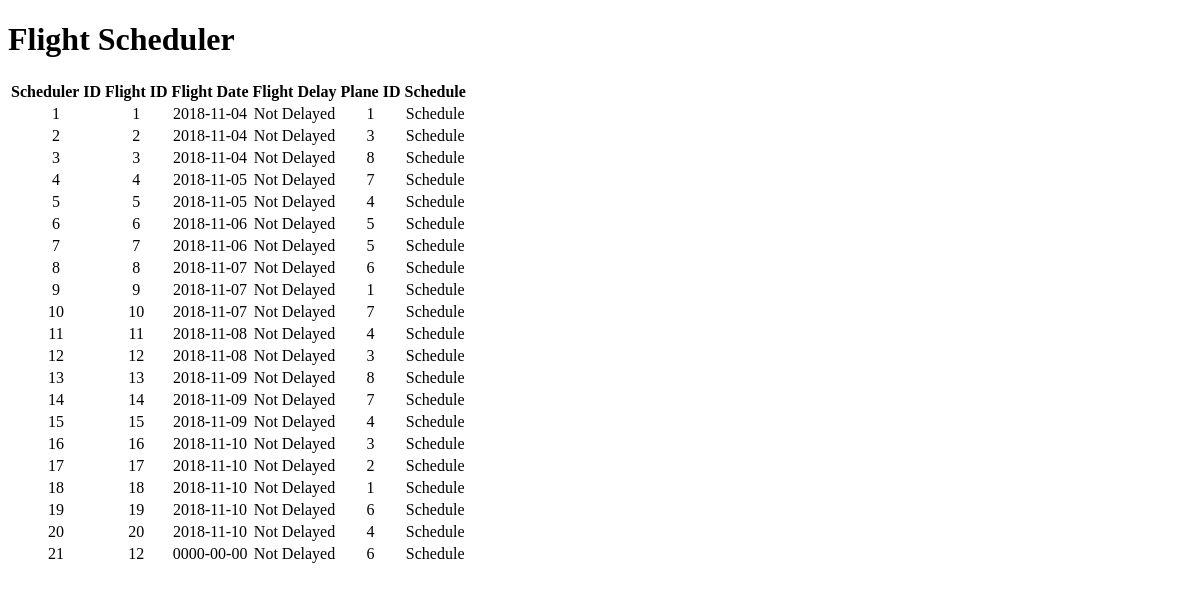
/AirlineDBMS/flightscheduler.php, run on an earlier commit of the app's database.
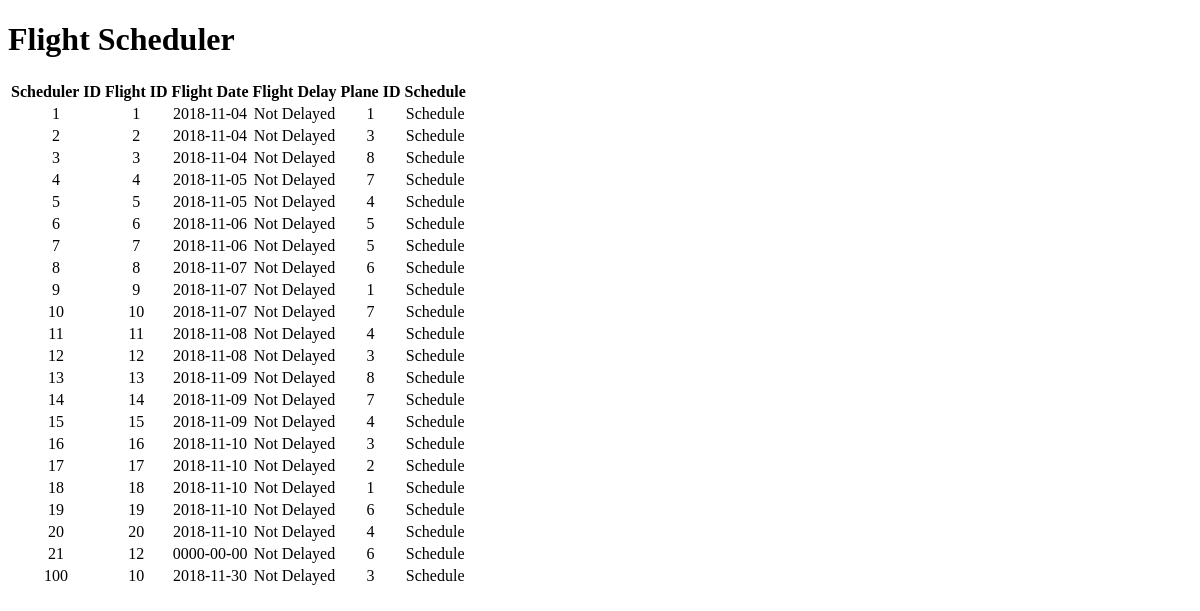
And on a later commit of the database.
### tables this page shows
CREATE TABLE `flight_scheduler` (
  `scheduler_id` int(6) NOT NULL,
  `flight_id` int(6) NOT NULL,
  `flight_date` date NOT NULL,
  `flight_delay` enum('Not Delayed','Delayed','','') NOT NULL,
  `plane_id` varchar(6) NOT NULL
);

### AirlineDBMS/flightscheduler.php (the view, shortened to what this page needs)
<!DOCTYPE html>
<head>
</head>
<body>
	<h1>Flight Scheduler </h1>
	<table>
        <thead>
            <tr>
                <th>Scheduler ID</th>
                <th>Flight ID</th>
                <th>Flight Date</th>
                <th>Flight Delay</th>
                <th>Plane ID</th>
                <th>Schedule</th>
            </tr>
        </thead>
		<tbody align="center">
			<?php
			$database = new DbConnect();
			$databaseconnect = $database->connect();
			$query = " SELECT * FROM flight_scheduler";
			$result = mysqli_query($databaseconnect,$query);
			while($row = mysqli_fetch_array($result)){?>
				<tr>
                    <td><?php    echo $row["scheduler_id"];  ?></td>
                    <td><?php  echo $row["flight_id"];  ?></td>
                    <td><?php  echo $row["flight_date"];   ?></td>
                    <td><?php  echo $row["flight_delay"];  ?></td>
                    <td><?php  echo $row["plane_id"];  ?></td>
    				<td><a class="button" href="/AirlineDBMS/seatbooking.php?sid=<?php echo $row["scheduler_id"]?>">Schedule</a></td>
            	</tr><?php
			}
		?>
        </tbody>
    </table>
</body>

### AirlineDBMS/flightscheduler.php (style rules this page uses)
a.button { -webkit-appearance: button; -moz-appearance: button; appearance: button; text-decoration: none; color: initial; }

What changed in the data, as far as the page shows it:
added flight_scheduler: scheduler_id "100", flight "10", flight_date "2018-11-30", flight_delay "Not Delayed", plane "3"
